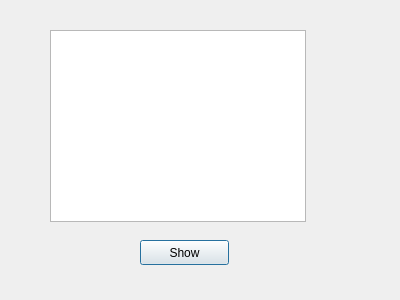
<?xml version="1.0" encoding="UTF-8"?>
<ui version="4.0">
 <class>Dialog</class>
 <widget class="QDialog" name="Dialog">
  <property name="geometry">
   <rect>
    <x>0</x>
    <y>0</y>
    <width>400</width>
    <height>300</height>
   </rect>
  </property>
  <property name="windowTitle">
   <string>Dialog</string>
  </property>
  <widget class="QPushButton" name="pushButton">
   <property name="geometry">
    <rect>
     <x>140</x>
     <y>240</y>
     <width>89</width>
     <height>25</height>
    </rect>
   </property>
   <property name="text">
    <string>Show</string>
   </property>
  </widget>
  <widget class="QListWidget" name="listWidget">
   <property name="geometry">
    <rect>
     <x>50</x>
     <y>30</y>
     <width>256</width>
     <height>192</height>
    </rect>
   </property>
  </widget>
 </widget>
 <resources/>
 <connections/>
</ui>
